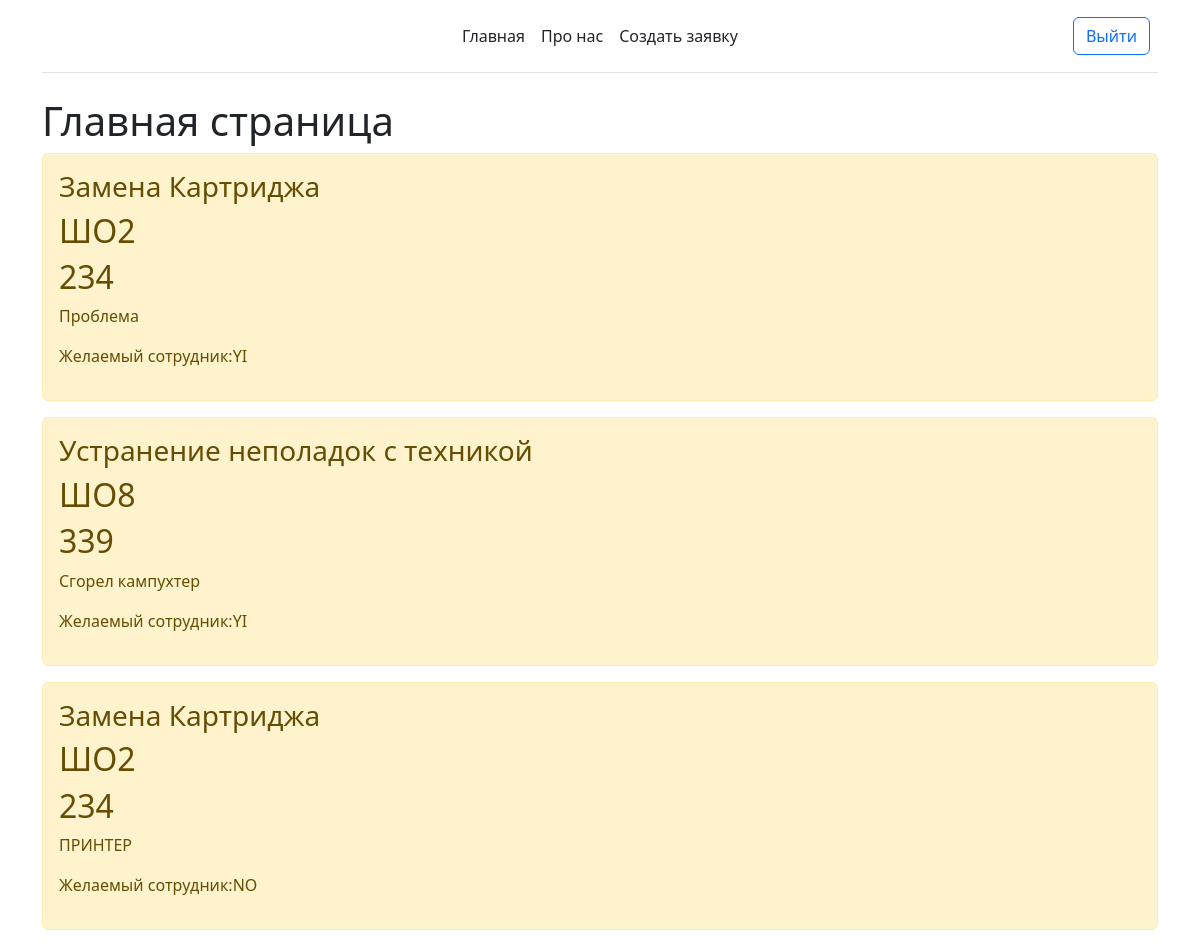
Before: / (signed in) with the older database file.
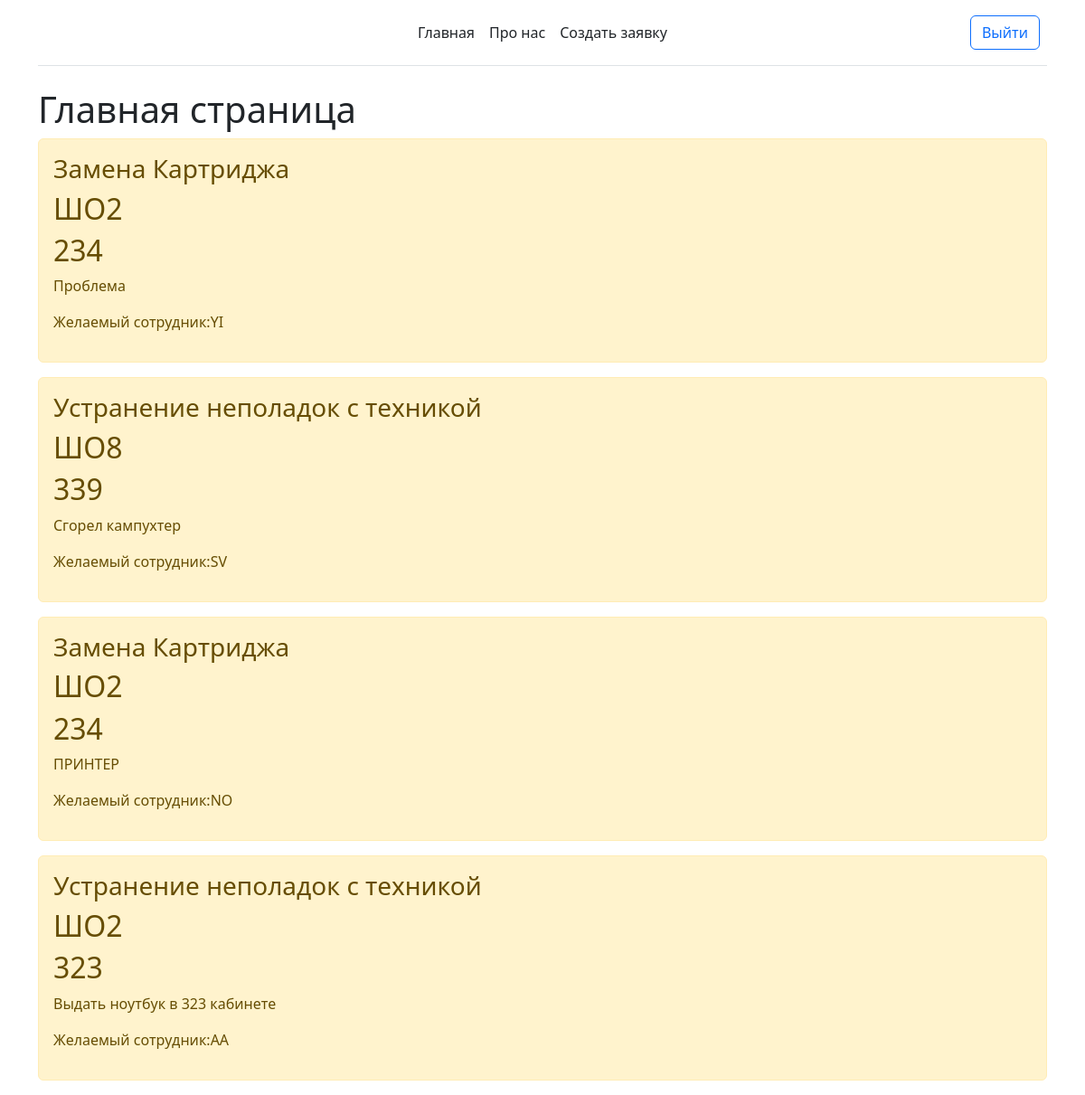
After: the same page with the newer database file.
### main/models.py (models this page shows, shortened)
class Task(models.Model):
    kat = models.ForeignKey('Kategoria', on_delete=models.PROTECT)
    ADRESS = (
        ('ШО1', 'ШО1'),
        ('ШО2', 'ШО2'),
        ('ШО8', 'ШО8'),
        ('ШО16', 'ШО16'),
    )
    blank_choice = (('', 'Выберите корпус'),)
    adress = models.CharField('Корпус',max_length=4,choices=blank_choice + ADRESS)
    kabinet = models.IntegerField('Введите кабинет')
    task = models.TextField('Описание')
    SOTRUDNIK = (
        ('AA', 'Артем Андреевич'),
        ('YI', 'Ярослав Игоревич'),
        ('SV', 'Сергей Викторович'),
        ('NO', 'Никита Олегович'),
    )
    sotrudnik_choice = (('', 'Выберите сотрудника'),)
    sotrudnik = models.CharField('Сотрудник',max_length=2,choices=sotrudnik_choice + SOTRUDNIK)
    class Meta:
        verbose_name = 'Заявка'
        verbose_name_plural = 'Заявки'

class Kategoria(models.Model):
    kategoria = models.CharField('Категория',max_length=50,choices=settings.KATEGORIA, db_index=True)
    def __str__(self):
        return self.kategoria
    class Meta:
        verbose_name = 'Категория'
        verbose_name_plural = 'Категории'

### main/views.py (the view)
# urls.py: path('', views.index, name='home'),
def index(request):
    tasks = Task.objects.all()
    return render (request, 'main/index.html', {'title': 'Главная страница сайта', 'tasks': tasks})

### main/templates/main/index.html (shortened to what this page needs)
{% extends 'main/base.html' %}
{% block content %}
    <h1>Главная страница</h1>
{% if request.user.is_authenticated %}
    {% if tasks %}
        {% for element in tasks %}
        <div class="alert alert-warning mt-2">
            <h3>{{ element.kat }}</h3>
            <h2>{{element.adress}}</h2>
            <h2>{{element.kabinet}}</h2>
            <p>{{element.task}}</p>
            <p>Желаемый сотрудник:{{element.sotrudnik}}</p>
        </div>
        {% endfor %}
    {% else %}
        <p>У нас нет заявок!</p>
    {% endif %}
{% else %}
<p>Приветсвуем вас, на портале технической поддержки!</p>
<p>Вы не вошли в систему!</p>
{% endif %}
{% endblock %}

### main/templates/main/base.html (shortened to what this page needs)
<!DOCTYPE html>
<html lang="ru">
<head>
    <link rel="stylesheet" href="https://cdn.jsdelivr.net/npm/bootstrap@5.2.2/dist/css/bootstrap.min.css">
</head>
<body>
    <div class="container">
        <header class="d-flex flex-wrap align-items-center justify-content-center justify-content-md-between py-3 mb-4 border-bottom">
          <a href="/" class="d-flex align-items-center col-md-3 mb-2 mb-md-0 text-dark text-decoration-none">
            <svg class="bi me-2" width="40" height="32" role="img" aria-label="Bootstrap"><use xlink:href="#bootstrap"></use></svg>
          </a>
          <ul class="nav col-12 col-md-auto mb-2 justify-content-center mb-md-0">
            <li><a href="{% url 'home' %}" class="nav-link px-2 link-dark">Главная</a></li>
            <li><a href="{% url 'about' %}" class="nav-link px-2 link-dark">Про нас</a></li>
            {% if request.user.is_authenticated %}
            <li><a href="{% url 'create' %}" class="nav-link px-2 link-dark">Создать заявку</a></li>
            {% endif %}
          </ul>
          {% if request.user.is_authenticated %}
          <div class="col-md-3 text-end">
            <a href="{% url 'logout' %}" type="button" class="btn btn-outline-primary me-2">
              Выйти
            </a>
          </div>
          {% endif %}
        </header>
      </div>
<div class="container">
  {% block content %}{% endblock %}
</div>
</body>
</html>

Changed rows visible on the page:
changed Task "ШО8": sotrudnik "YI" → "SV"
added Task: kat "Устранение неполадок с техникой", adress "ШО2", kabinet "323", task "Выдать ноутбук в 323 кабинете", sotrudnik "AA"
